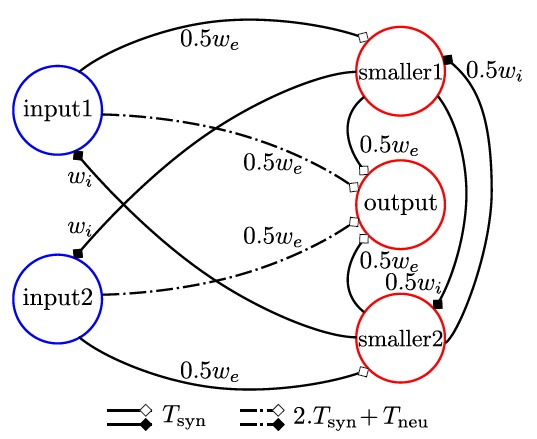
#> input picture images/Minimum.jpg, 537 x 439 px; its folder holds 4 pictures in this run
$ python minimum_v3.py
#> lines starting #> are read from the running program, lines starting #| are printed output that depends on the picture
### computation.py
# COMPUTATION CODE
# ____________________
# Definition of the different constant, classes and computation loop
#
# Written by : Marion Tormento
# July 2018
# ____________________
import matplotlib.pyplot as plt
import matplotlib.image as mpimg

# Constant
Vt = 10 #mV
Vreset = 0 #mV
taum = 100 #ms (100s ? Erreur dans le texte)
tauf = 20 #ms
Tsyn = 1 #ms
Tneu = 0.01 #ms (10us)
Tmin = 10 #ms
Tcod = 100 #ms
Tmax = Tmin + Tcod
wacc = Vt*taum/Tmax
waccb = Vt*taum/Tcod
ge = wacc
we = Vt*taum
wi = -we
dt = 1

class Network(object):
    def __init__(self, name, Neuron1, Neuron2):
        super(Network, self).__init__()
        self.name = name
        self.input = Neuron1
        self.other = Neuron2

class Neuron(object):
    def __init__(self, name):
        super(Neuron, self).__init__()
        self.name = name
        self.V = 0
        self.updateRule = []
        self.spikeTime = []
        self.actionTime = []
        self.nbSynapses = 0
        self.synapses = []
        self.isVsynapes = 0

    def voltage(self, w):
        self.updateRule.append(dt*(w/taum))

    def updateAction(self, time):
        if len(self.actionTime) < 2:
            pass
        else:
            if time >= self.actionTime[1]:
                self.updateRule[0] += self.updateRule[1]
                del self.updateRule[1], self.actionTime[0]

    def time(self, instant, timeCste):
        val = round(instant + 100*timeCste, 0)
        self.actionTime.append(val)

    def spike(self, instant):
        # val = int(instant + 100*Tneu)/100
        val = round(instant/100 + Tneu, 2)
        self.spikeTime.append(val)

    def updateSyn(self, syn):
        self.nbSynapses = len(syn)
        for post in syn:
            self.synapses.append(Synapses(post[0], post[1], post[2], post[3]))

class Synapses(object):
    def __init__(self, syn, neuron, weight, time):
        super(Synapses, self).__init__()
        self.type = syn
        self.post = neuron
        self.W = weight
        self.T = time


# Computation

def computation(network):
    inputNeuron = network.input
    otherNeuron = network.other
    computationComplete = False
    t = 0
    while computationComplete == False:
        for neuron in inputNeuron:
            for spike in neuron.spikeTime:
                spike = 100*spike
                if t == spike:
                    neuron.V += Vt
                    if neuron.V >= Vt:
                        neuron.V = Vreset
                        for synapses in neuron.synapses:
                            synapses.post.time(t, synapses.T)
                            synapses.post.voltage(synapses.W)
                            if synapses.type == 'V':
                                synapses.post.isVsynapes = 1
                            else:
                                synapses.post.isVsynapes = 0
                else:
                    try:
                        if t >= neuron.actionTime[0]:
                            neuron.updateAction(t)
                            neuron.V += neuron.updateRule[0]
                            if neuron.V >= Vt:
                                neuron.V = Vreset
                                for synapses in neuron.synapses:
                                    synapses.post.time(t, synapses.T)
                                    synapses.post.voltage(synapses.W)
                                    if synapses.type == 'V':
                                        synapses.post.isVsynapes = 1
                                    else:
                                        synapses.post.isVsynapes = 0

                            if neuron.isVsynapes == 1: # meaning its a V synapses
                                del neuron.updateRule[0], neuron.actionTime[0]
                    except IndexError:
                        pass

        for neuron in otherNeuron:
            try:
                if t >= neuron.actionTime[0]:
                    neuron.updateAction(t)
                    neuron.V += neuron.updateRule[0]
                    if neuron.V >= Vt:
                        # Neuron spiking and reset
                        neuron.spike(t)
                        neuron.V = Vreset

                        # Update the postsynaptic neuron
                        for synapses in neuron.synapses:
                            synapses.post.time(100*neuron.spikeTime[-1], synapses.T)
                            synapses.post.voltage(synapses.W)
                            if synapses.type == 'V':
                                synapses.post.isVsynapes = 1
                            else:
                                synapses.post.isVsynapes = 0
                        # reset the neuron completely
                        if neuron.isVsynapes == 0:
                            del neuron.updateRule[0], neuron.actionTime[0]

                    if neuron.isVsynapes == 1: # meaning its a V synapses
                        del neuron.updateRule[0], neuron.actionTime[0]

                    if neuron.name[0:6] == 'output' and len(neuron.spikeTime) == 2:
                        print("Computation lasted for ", neuron.spikeTime[-1], "ms")
                        computationComplete = True

            except IndexError:
                pass
        t += 1

    network.input = inputNeuron
    network.other = otherNeuron
    printResults(network)
    return network

def printResults(network):
    print(network.name)
    print("Spike time for each neuron")
    for neuron in network.input:
        print(neuron.name,": ", neuron.spikeTime)
    for neuron in network.other:
        print(neuron.name, ": ", neuron.spikeTime)
    expectedResult = 0
    if network.name == "Inverted Memory":
        expectedResult = round(Tmax-(network.input[0].spikeTime[1]-network.input[0].spikeTime[0]-Tmin),2)
    elif network.name == "Memory":
        expectedResult = round(network.input[0].spikeTime[1]-network.input[0].spikeTime[0],2)
    elif network.name == "Minimum":
        expectedResult = round(min(network.input[0].spikeTime[1]-network.input[0].spikeTime[0], network.input[1].spikeTime[1]-network.input[1].spikeTime[0]),2)
    elif network.name == "Maximum":
        expectedResult = round(max(network.input[0].spikeTime[1]-network.input[0].spikeTime[0], network.input[1].spikeTime[1]-network.input[1].spikeTime[0]),2)
    elif network.name == "Subtractor":
        expectedResult = round(Tmin + abs(network.input[0].spikeTime[1]-network.input[1].spikeTime[1]),2)

    try:
        obtainedResult = round(network.other[-1].spikeTime[1]-network.other[-1].spikeTime[0],2)
        plotNetwork(network)
        plotChronogram(network, network.other[-1].spikeTime[1])

    except IndexError:
        obtainedResult = round(network.other[-2].spikeTime[1]-network.other[-2].spikeTime[0],2)
        plotNetwork(network)
        plotChronogram(network, network.other[-2].spikeTime[1])


    print("DTout - Result expected:", expectedResult, " / Result obtained with the network: ", obtainedResult)
    print("Error: ", round((expectedResult - obtainedResult)/expectedResult*100,2) )

def plotNetwork(network):
    plt.figure(1)
    title = network.name
    title = title.replace(" ", "")
    image = mpimg.imread("images/"+title+'.jpg')
#> image is the input picture: shape (439, 537, 3); mean R, G, B 241.2, 239.5, 240.6
    plt.imshow(image)
    plt.xticks([])
    plt.yticks([])
    plt.title(network.name + " network")

def plotChronogram(network, compTime):
#> called with compTime = 22.02
    plt.figure(2)
    nbPlot = len(network.input) + len(network.other)
    fig = int(nbPlot*100+10)

    for i in range(nbPlot):
        fig += 1
        plt.subplot(fig)

        if i < len(network.input):
            plt.hist(network.input[i].spikeTime, range=(0, compTime), rwidth=0.05)
            # plt.xlabel('time (ms)')
            plt.ylabel(network.input[i].name)
            plt.yticks([])
        else:
            plt.hist(network.other[i-len(network.input)].spikeTime, range=(0, compTime), rwidth=0.05)
            # plt.xlabel('time (ms)')
            plt.ylabel(network.other[i-len(network.input)].name)
            plt.yticks([])
    plt.xlabel('time (ms)')
    title = "Chonogram of the " + network.name + " network"
    plt.suptitle(title)
    plt.show()
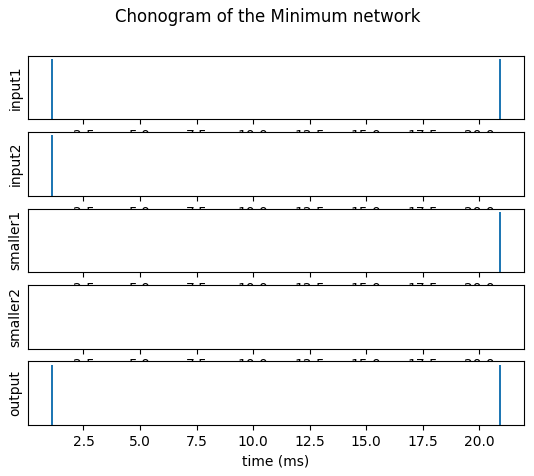
#> figure drawn by matplotlib, 5 panels

### minimum_v3.py
# MINIMUM V3.0
# ____________________
# Minimum network following STICK using Neuron and Synapses class.
# input: network containing input spike and recall spike
# output: spiking time for each neuron, and comparison to the expected value
#
# Written by : Marion Tormento
# July 2018
# ____________________

from computation import *

# Initialisation
# Create the neurons
inpt1 = Neuron('input1')
inpt2 = Neuron('input2')
smaller1 = Neuron('smaller1')
smaller2 = Neuron('smaller2')
output = Neuron('output')
inputNeuron = [inpt1, inpt2]
otherNeuron = [smaller1, smaller2, output]

# Update the spike and synapses for each neuron
inpt1.spikeTime = [0, 20]
inpt1.updateSyn([['V', smaller1, 0.5*we, Tsyn], ['V', output, 0.5*we, 2*Tsyn+Tneu]])
inpt2.spikeTime = [0, 30]
inpt2.updateSyn([['V', smaller2, 0.5*we, Tsyn], ['V', output, 0.5*we, 2*Tsyn+Tneu]])
smaller1.updateSyn([['V', inpt2, wi, Tsyn], ['V', output, 0.5*we, Tsyn], ['V', smaller2, 0.5*wi, Tsyn]])
smaller2.updateSyn([['V', inpt1, wi, Tsyn], ['V', output, 0.5*we, Tsyn], ['V', smaller1, 0.5*wi, Tsyn]])

# Init and compute the network
minimum = Network("Minimum", inputNeuron, otherNeuron)
minimum = computation(minimum)
